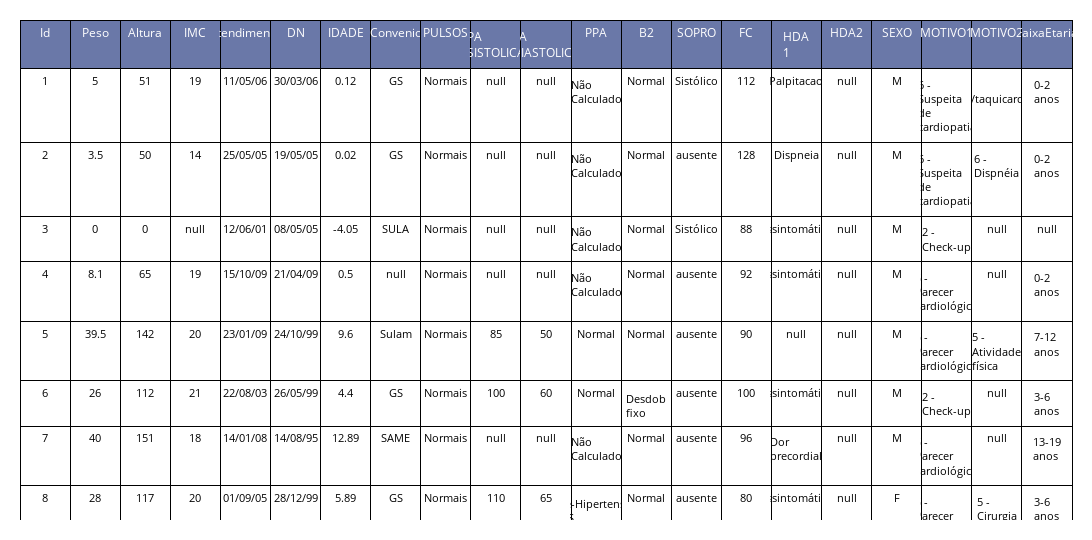

The cell this chart's notebook holds for it:
### Markdown cell above
### Criação de plots

### Code cell
# Criação de diretórios para salvar plots
if not os.path.exists('plots'):
    os.makedirs('plots')

# Criação de diretórios para salvar reports
if not os.path.exists('reports'):
    os.makedirs('reports')

# Configuração do tema dos gráficos
sns.set_theme(style='whitegrid')

# Supressão dos avisos
warnings.filterwarnings('ignore')  

# Atribuição do dataset que será analisado
df = df_rhp

# Exibição de informações gerais do dataset e estatísticas descritivas
visao_geral(df)

# Verificação de valores incoerentes e incongruentes nos dados
inconsistencias = verificar_integridade(df)

# Visualização de valores faltantes
plot_missing_values(df)
plot_missing_heatmap(df)

# Definição das colunas númericas para análise boxplot
colunas_numericas = ["Peso", "Altura", "IMC", "IDADE", "PA SISTOLICA", "PA DIASTOLICA"]
# Identificação de outliers pelos boxplots
plot_boxplots(df, colunas_numericas)

# Análise estatística exibindo assimetria, curtose e matriz de correlação para dados numéricos
analise_estatistica(df, colunas_numericas)

# Visualização da distribuição das variáveis numéricas com hisogramas e KDE plots
plot_distribuicoes(df, colunas_numericas)

# Gráficos de violino para comparar distribuições por sexo
plot_violin(df, colunas_numericas, 'SEXO')

# Gráfico para identificação de correlação de variáveis com relação à sopro
plot_pairplot(df, colunas_numericas, 'SOPRO')

# Comparação entre direntes tipos de sopro do dataset
comparar_sopro(df, colunas_numericas)

# Segmentação dos dados por faixa etária
segmentar_por_faixa_etaria(df, colunas_numericas)

# Histograma geral dos atributos
histograma_geral(df, colunas_numericas)

# Plot Correlação
exibir_heatmap_correlacao(df, colunas_numericas)

# Plot dos boxplots agrupados
boxplots_unicos(df, colunas_numericas)

# Plot de inconsistências
exibir_inconsistencias(inconsistencias)

# Gráficos de variáveis categóricas
plot_valores_categoricos(df, coluna="SEXO")
plot_valores_categoricos(df, coluna="SOPRO")

if 'FaixaEtaria' in df.columns:
    plot_valores_categoricos(df, coluna="FaixaEtaria")

print("\nAnálise Exploratória Concluída. Os gráficos foram salvos na pasta 'plots/'.")

### Figure 1 — Plotly figure (JSON) as saved in the notebook; plotly's stock layout.template omitted (floating-point values rounded to 4 significant figures; data arrays with more than 128 entries replaced by an {"elided": "..."} marker saying what was removed)
{"data": [{"cells": {"align": "center", "fill": {"color": "#ffffff"}, "font": {"color": "black", "size": 11}, "line": {"color": "black"}, "values": {"elided": "21x10 mixed values"}}, "header": {"align": "center", "fill": {"color": "#6A78A8"}, "font": {"color": "white", "size": 12}, "line": {"color": "black"}, "values": ["Id", "Peso", "Altura", "IMC", "Atendimento", "DN", "IDADE", "Convenio", "PULSOS", "PA SISTOLICA", "PA DIASTOLICA", "PPA", "B2", "SOPRO", "FC", "HDA 1", "HDA2", "SEXO", "MOTIVO1", "MOTIVO2", "FaixaEtaria"]}, "type": "table"}], "layout": {"height": 540, "margin": {"b": 20, "l": 20, "r": 20, "t": 20}, "width": 1920}}
